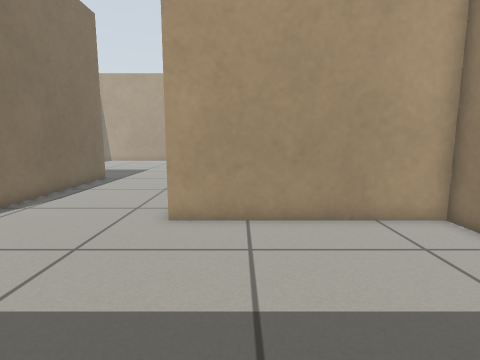
view 1 (above)

22 first-person views from a walk through a robot-simulator world made for Gazebo. The camera is 0.62 m above the floor, tilts 8° down and sees 80° across. The floor is counted in squares, 0.25 m on a side. Each view is taken from the middle of a square. On the plan, view 1 faces up. The plan holds only what a view shows up to about 18 squares ahead; the rest is blank.

view 2
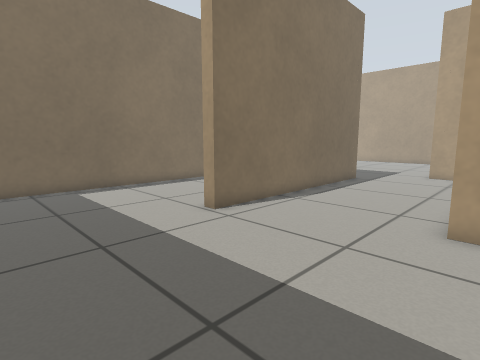

view 3
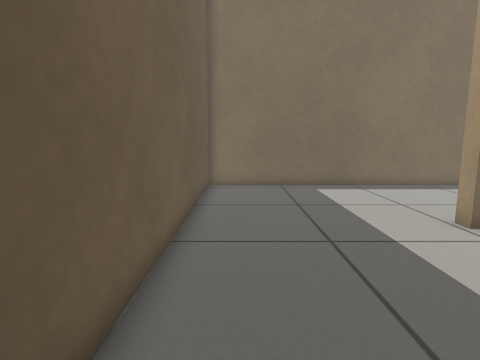

view 4
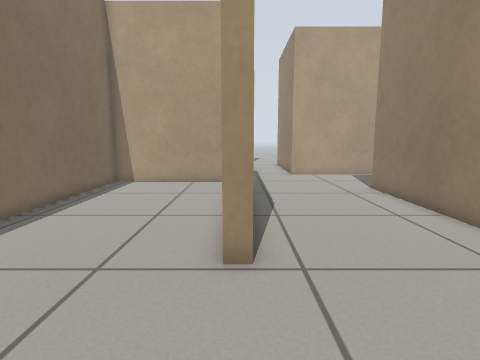

view 5
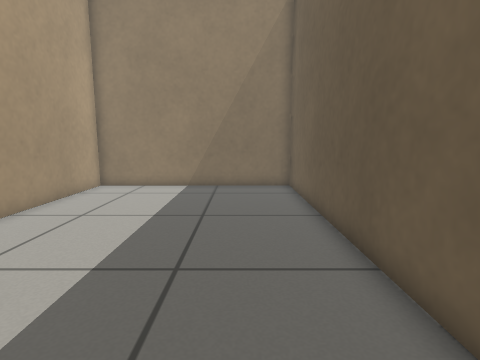

view 6
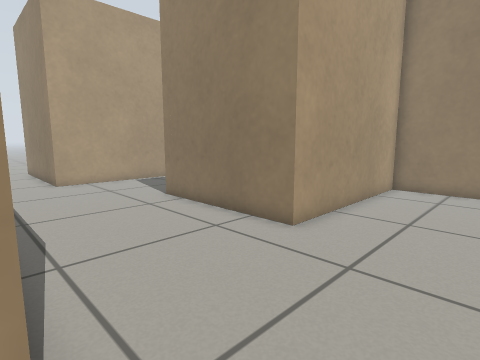

view 7
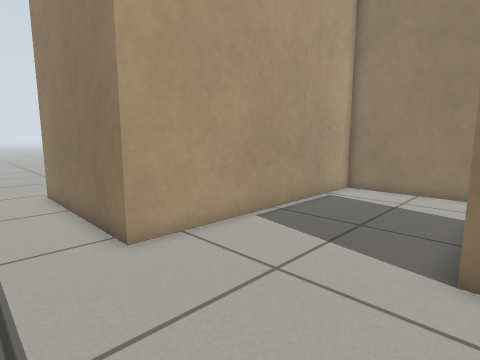

view 8
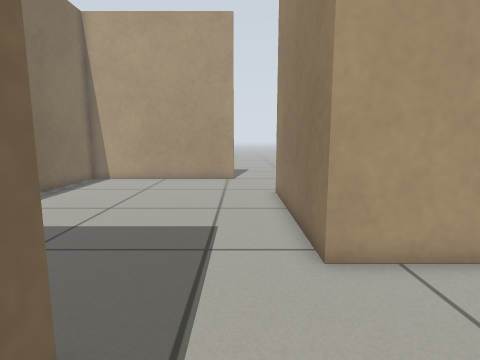

view 9
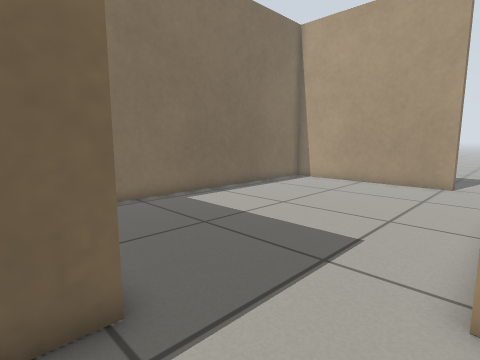

view 10
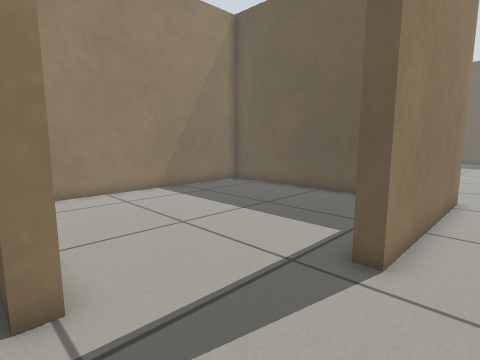

view 11
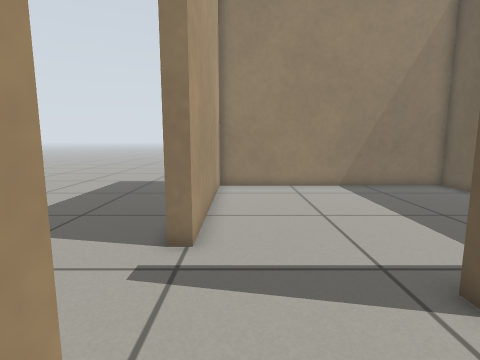

view 12
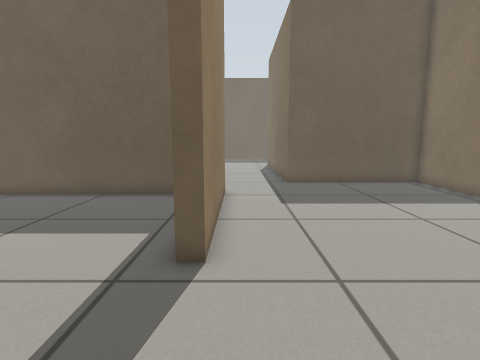

view 13
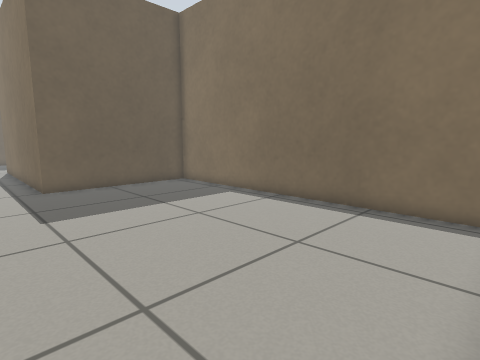

view 14
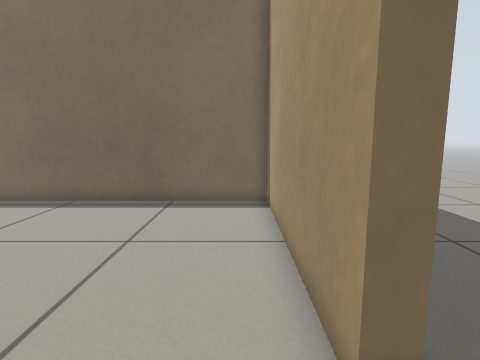

view 15
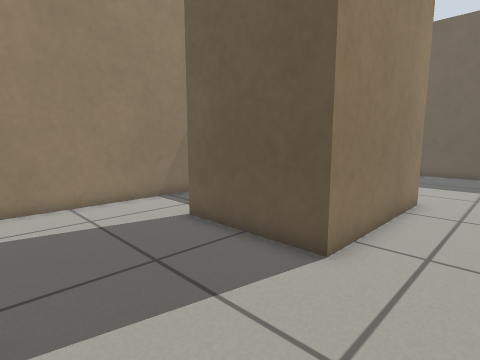

view 16
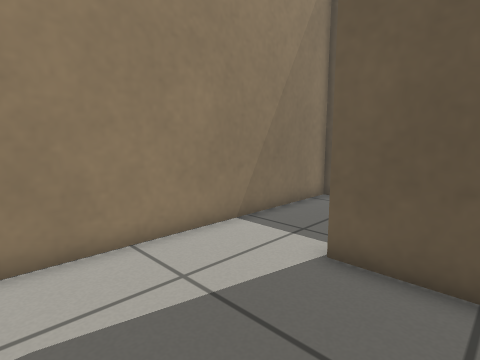

view 17
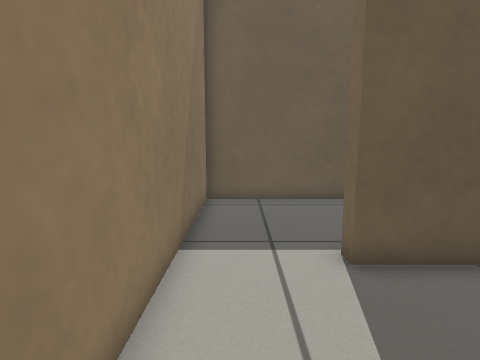

view 18
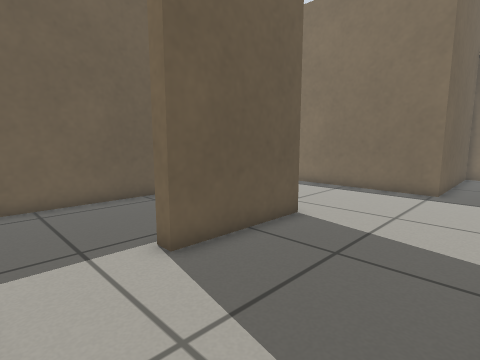

view 19
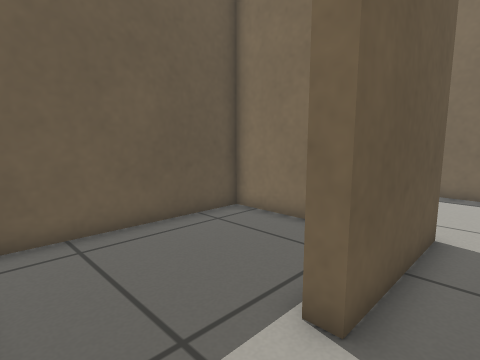

view 20
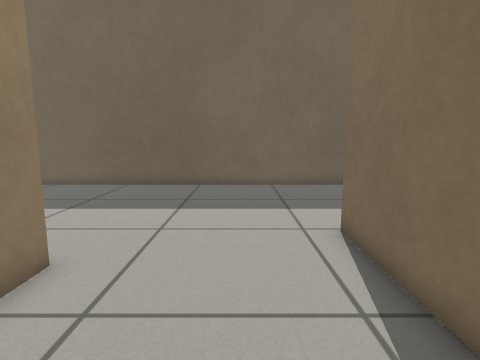

view 21
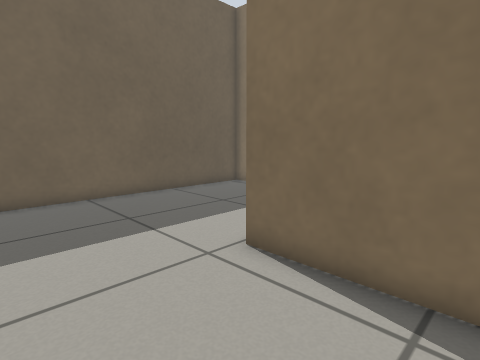

view 22
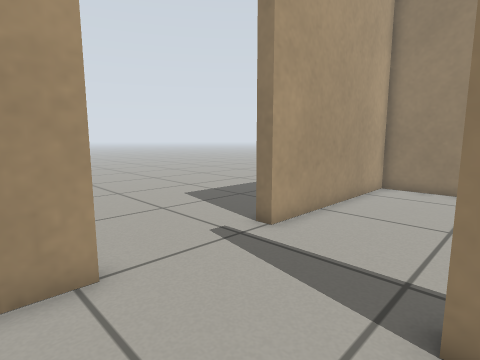

### Floor plan
Ten units are one square. View 1 is at (0, 0); x grows to the right and y downward. Boxes are objects, and circles mark ways between rooms. Rooms are numbered by the first view taken in them; rooms with no view inside come last. Other rooms are left out.
<svg viewBox="-169 -353 238 375">
<path fill="none" stroke="#000" d="M-87 -185 -87 -65 -94 -65M-100 -179 -164 -179 -164 17 64 17 64 -86 -22 -86 -22 -156 28 -156M64 -156 64 -215 -53 -215M-53 -295 -46 -295M-30 -221 64 -221 64 -341 -26 -341 -26 -347M-74 -348 -74 -341M-53 -215 -53 -295M-74 -341 -164 -341 -164 -185 -87 -185M28 -156 28 -150M-16 -124 -16 -92 64 -92 64 -156"/>
<circle cx="-72" cy="-200" r="3" fill="#2a7"/>
<circle cx="45" cy="-150" r="3" fill="#2a7"/>
<circle cx="-50" cy="-338" r="3" fill="#2a7"/>
<text x="-50" y="-90">1</text>
<text x="0" y="-290">2</text>
<text x="-110" y="-260">3</text>
<text x="30" y="-120">4</text>
</svg>
Room 1 opens to room 3. Room 1 opens to room 4. Room 2 opens to room 3.

Where each view was taken, in squares from view 1:
view 1: 0 up, 0 right, facing up
view 2: 0 up, 1 left, facing up-left
view 3: 0 up, 1 left, facing left
view 4: 1 up, 9 left, facing up
view 5: 1 up, 9 left, facing right
view 6: 4 up, 9 left, facing up-right
view 7: 15 up, 8 left, facing up-right
view 8: 16 up, 7 left, facing up
view 9: 17 up, 5 left, facing up-left
view 10: 35 up, 7 left, facing down-right
view 11: 33 up, 9 left, facing right
view 12: 35 up, 6 left, facing down
view 13: 34 up, 6 left, facing down-left
view 14: 33 up, 5 left, facing left
view 15: 21 up, 5 left, facing down-right
view 16: 21 up, 0 right, facing down-right
view 17: 21 up, 5 right, facing down
view 18: 21 up, 6 right, facing down-left
view 19: 17 up, 6 right, facing down-left
view 20: 14 up, 6 left, facing down
view 21: 11 up, 4 left, facing down-left
view 22: 29 up, 9 left, facing up-right
